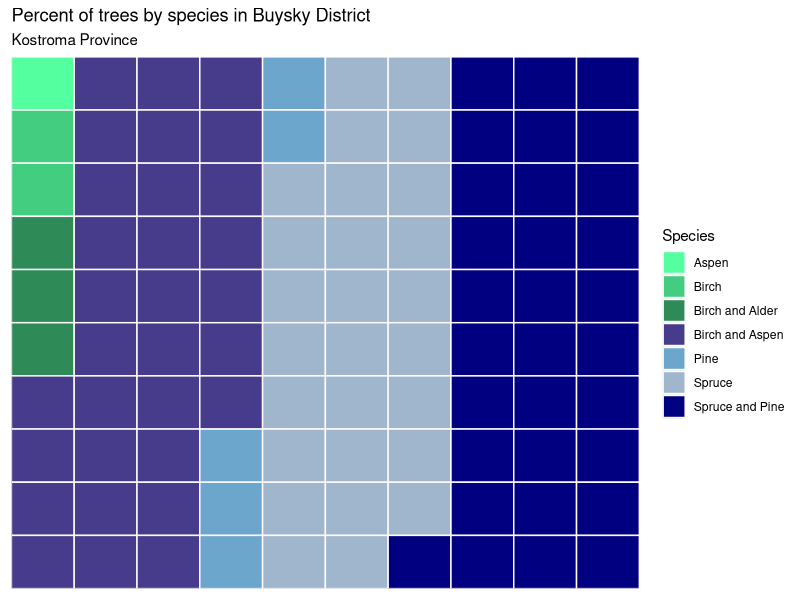

Source code (R):
## ---- chunk 1
knitr::opts_chunk$set(echo = FALSE, error = FALSE, message = FALSE, warning = FALSE)
library(readr)
library(tidyverse)
library(RColorBrewer)
species_data <- read_csv("species.csv")

## ---- chunk 2

buysky <- subset(species_data, district == "Buysky District", drop = FALSE) %>%
  filter(tree_species != "total_conifer") %>%
  filter(tree_species != "total_deciduous") %>%
  select(-type, -district) %>%
  mutate(total_trees = sum(quantity), percent_species = round((quantity*100/total_trees)))%>%
  select(tree_species, percent_species) %>%
  spread(tree_species, percent_species) 

buysky$aspen <- 1
  


kologrivsky <- subset(species_data, district == "Kologrivsky District", drop = FALSE) 
vetluzhsky <- subset(species_data, district == "Vetluzhsky District", drop = FALSE) 
varnavinsky <- subset(species_data, district == "Varnavinsky District", drop = FALSE) 
makaryevsky <- subset(species_data, district == "Makaryevsky District", drop = FALSE) 
soligalichsky <- subset(species_data, district == "Soligalichsky District", drop = FALSE) 
chukhlomsky <- subset(species_data, district == "Chukhlomsky District", drop = FALSE) 
galichsky <- subset(species_data, district == "Galichsky District", drop = FALSE) 
kineshmasky <- subset(species_data, district == "Kineshmasky District", drop = FALSE) 
kostromsky <- subset(species_data, district == "Kostromsky District", drop = FALSE) 
yurevetsky <- subset(species_data, district == "Yurevetsky District", drop = FALSE) 
nerekhtsky <- subset(species_data, district == "Nerekhtsky District", drop = FALSE) 



## ---- chunk 3
nrows <- 10
df_buysky <- expand.grid(y = 1:nrows, x = 1:nrows)
df_buysky$category <- factor(rep(names(buysky), buysky))

cols <- c("seagreen1", "seagreen3", "seagreen4", "slateblue4", "skyblue3", "slategray3", "navy")

ggplot(df_buysky, aes( x = x, y = y , fill = category)) +
  geom_tile(color = "snow1", size = 0.5) +
  scale_x_continuous(expand = c(0, 0)) +
  scale_y_continuous(expand = c(0, 0), trans = 'reverse') +
  theme(axis.text = element_blank(),
        axis.ticks = element_blank()) +
  labs(x = NULL, y = NULL, 
             title = "Percent of trees by species in Buysky District",
             subtitle = "Kostroma Province") +
  guides(fill = guide_legend(title = "Species")) +
  scale_fill_manual(labels = c("Aspen", "Birch", "Birch and Alder", "Birch and Aspen", "Pine", "Spruce", "Spruce and Pine"), values = cols) 



  # scale_fill_brewer(palette = "Greens") 




  # scale_fill_manual(title = "Species", labels = c("Aspen", "Birch", "Birch and Alder", "Birch and Aspen", "Pine", "Spruce", "Spruce and Pine")) 

